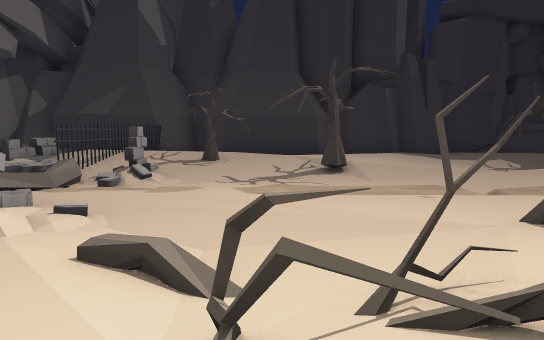
[1] (above)

14 first-person views from a walk through a Unity game level. The camera is 1.2 m above the floor, tilts 6° down and sees 70° across. Doors are open. The floor is counted in squares, 2 m on a side. Each view is taken from the middle of a square. On the plan, view 1 faces up. The plan holds only what a view shows up to about 11 squares ahead; the rest is blank. The place goes on beyond the plan. The player character is not drawn. Some surface patterns are stand-ins.

[2]
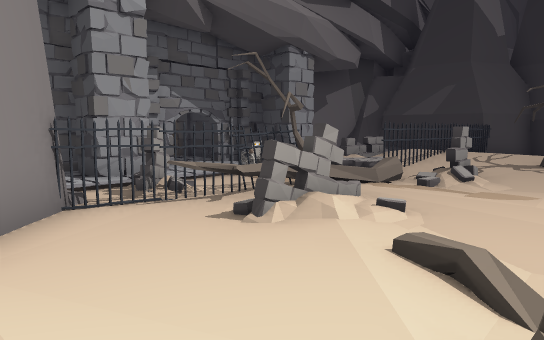

[3]
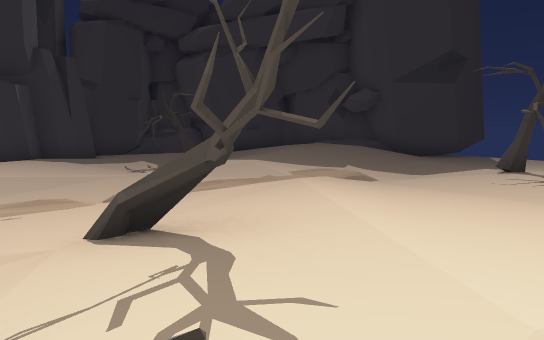

[4]
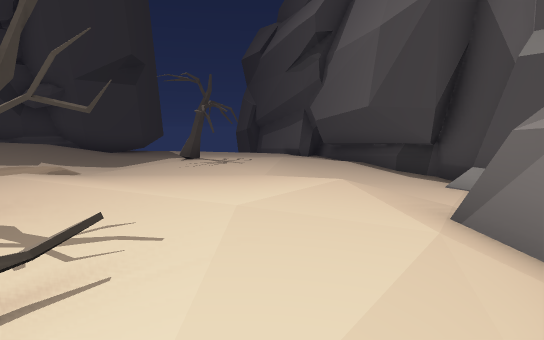

[5]
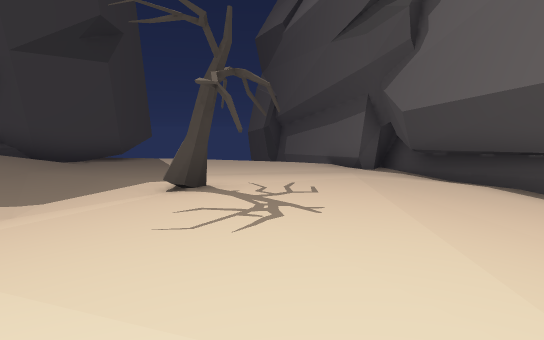

[6]
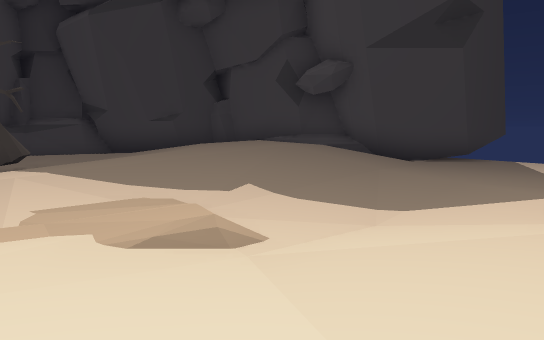

[7]
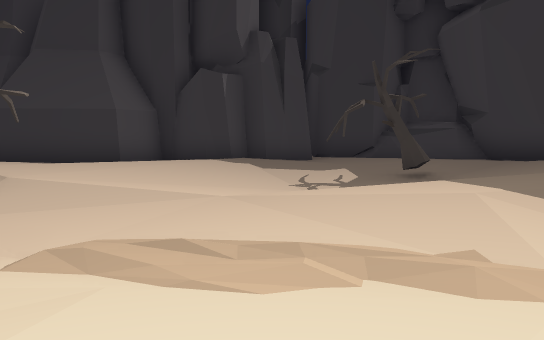

[8]
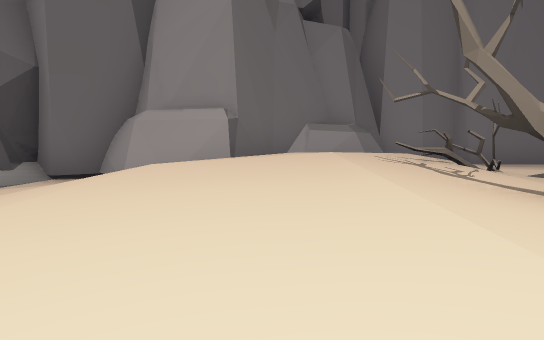

[9]
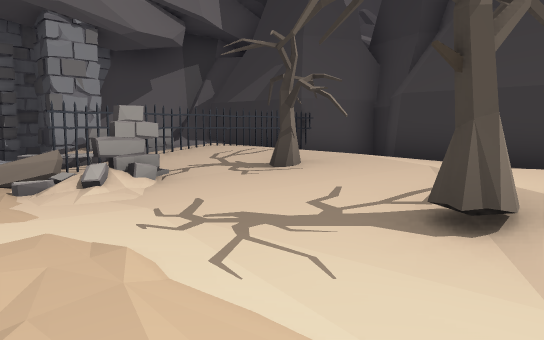

[10]
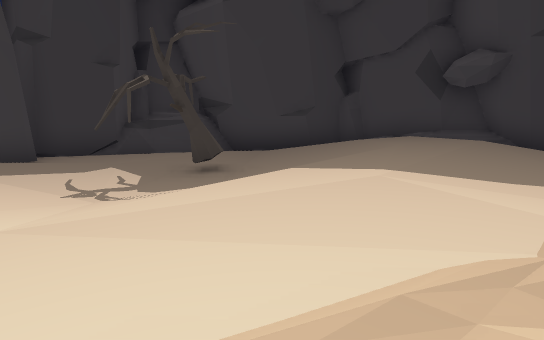

[11]
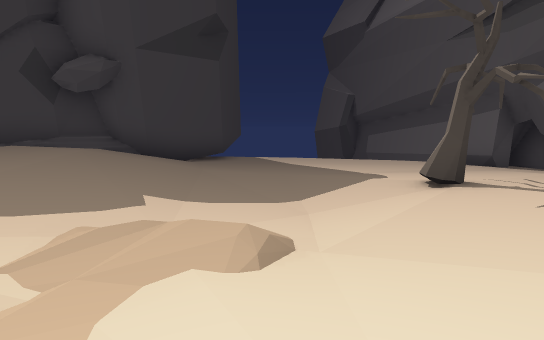

[12]
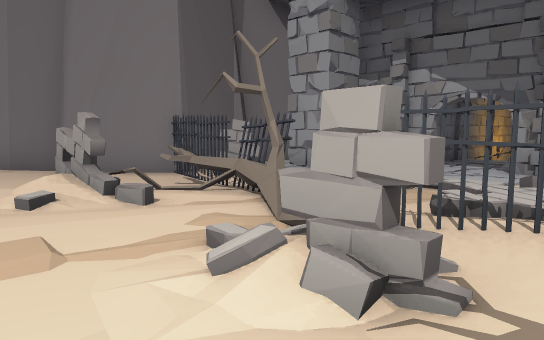

[13]
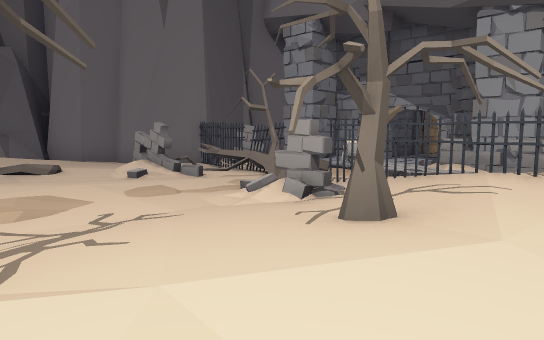

[14]
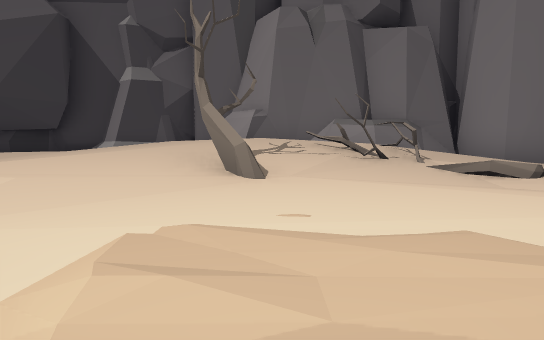

### Floor plan
Key: @ floor where view 1 was taken; # wall or solid block; x gap in a wall; . main floor; : floor 0.25 m higher than the main floor; - floor 0.25 m lower than the main floor; + floor 0.5 m higher than the main floor; * floor 0.75 m higher than the main floor; / step, stairs or slope; ^ raised ledge; F fence; T tree; P pillar; O other object.
Columns run from 7 left of view 1 to 18 right of it. Each row starts with its distance up from view 1.
 15              ####
 14             ##.###
 13     ##  # ###....###
 12    ## ###  ::..:::.#
 11 ####F  :::::.....::
 10 #:++F+++:+:.--T..:+  #
  9 # O+*T+++::.---.:+***##
  8 P O+F:::T::...:++****+#
  7 P  FOO.......:++++*++:.#
  6  -.//...---..::::::::.-##
  5  O.T.........::......----x
  4 P-FTO......:::..-....----
  3 POFTO/...TT++:.......---
  2 #-F-../.:+T+::::T:...---
  1 ###--..T+**++:::::...--
  0   ##-.:@***++:::::..---#
 -1    ##.#^/+++:.......-###
 -2     #######......#####
 -3     ##    #--/-####
 -4           ######

Positions as (right, up) in squares from view 1, and headings:
1: (0, 0), facing up
2: (0, 0), facing up-left
3: (1, 0), facing up-right
4: (0, 0), facing right
5: (5, 1), facing right
6: (6, 2), facing up-right
7: (5, 3), facing up
8: (6, 3), facing down-left
9: (2, 5), facing up-left
10: (4, 5), facing up-right
11: (5, 4), facing right
12: (-1, 8), facing down-left
13: (1, 10), facing down-left
14: (2, 7), facing down
